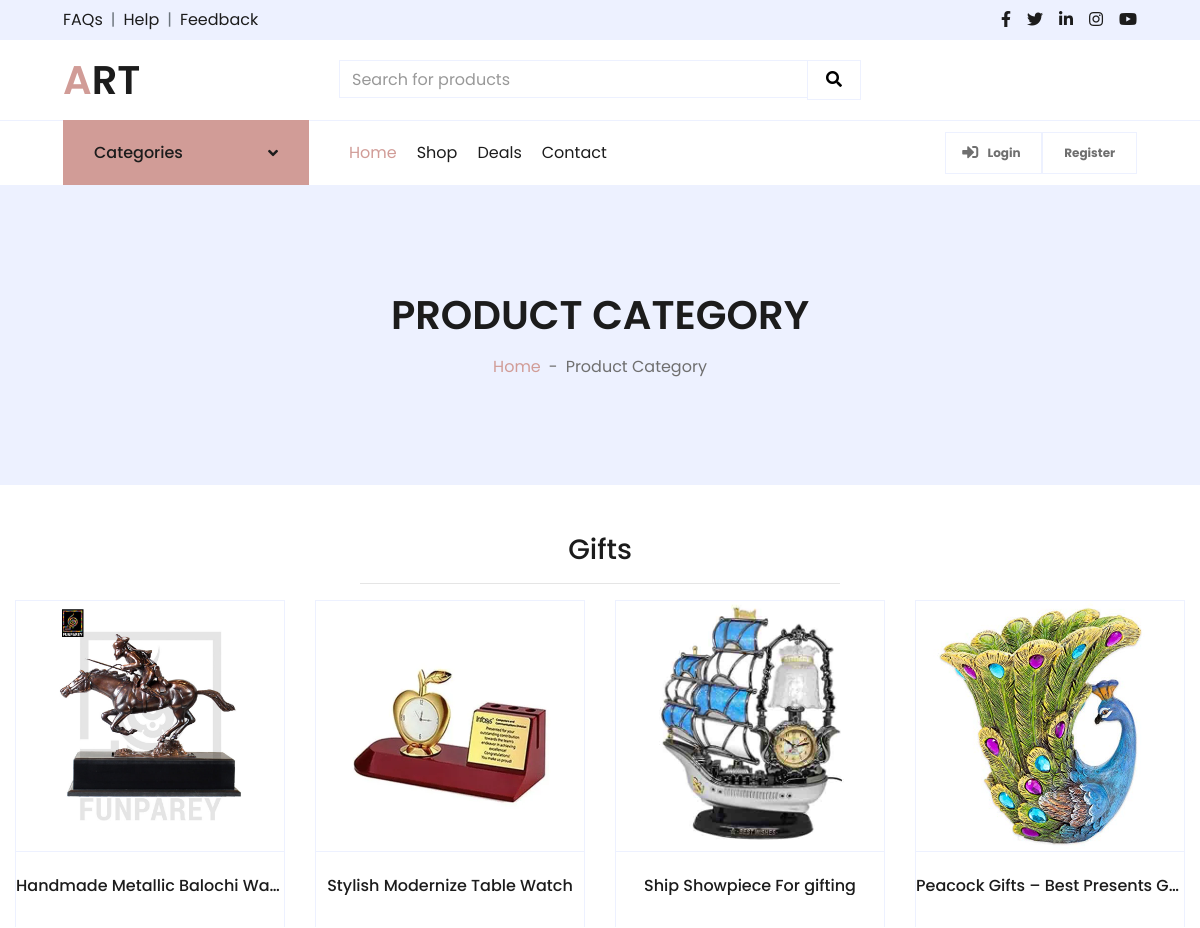
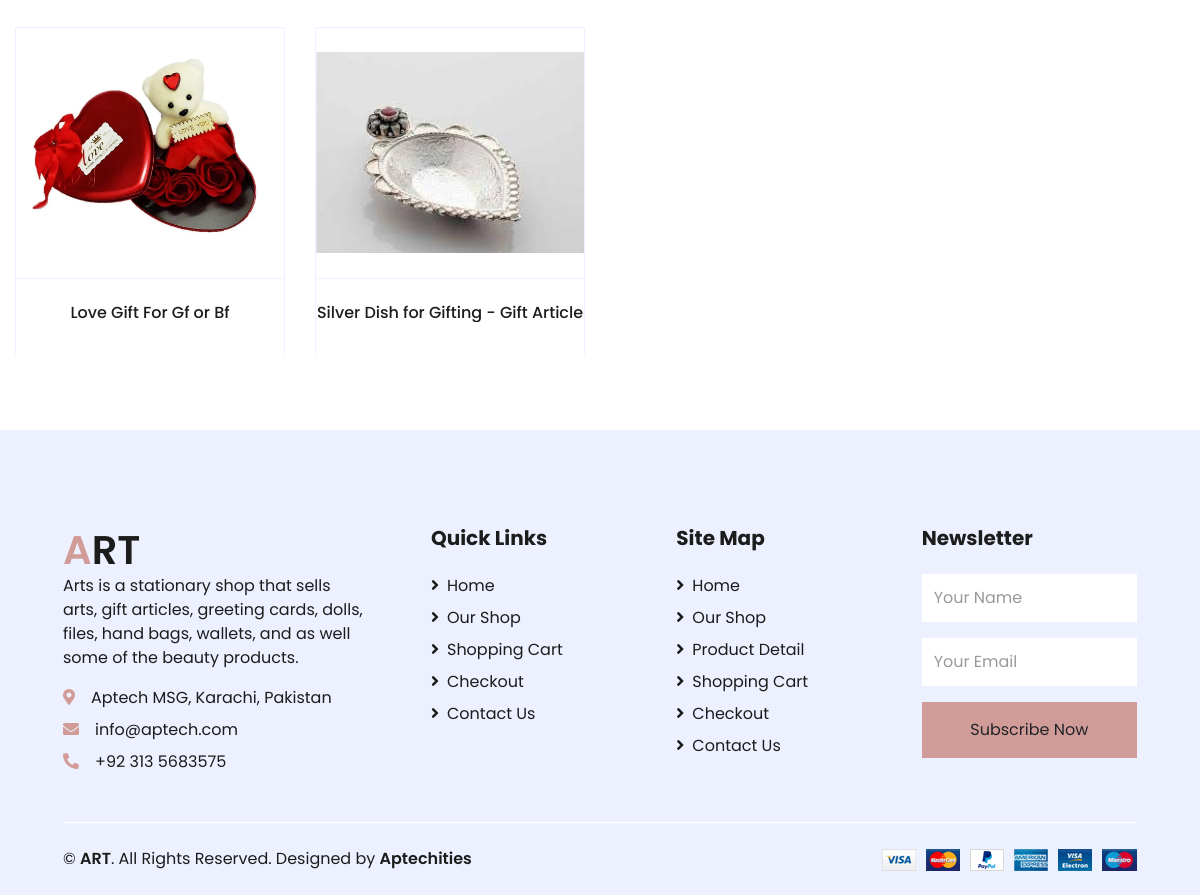
The page /category.php?cid=3 on the database its author committed (2 pictures, top to bottom).
### tables this page shows
CREATE TABLE `category` (
  `id` int(11) NOT NULL,
  `categoryName` varchar(255) DEFAULT NULL,
  `categoryDescription` longtext DEFAULT NULL,
  `productCode` varchar(255) NOT NULL,
  `creationDate` timestamp NOT NULL DEFAULT current_timestamp(),
  `updationDate` varchar(255) DEFAULT NULL
);

CREATE TABLE `products` (
  `id` int(11) NOT NULL,
  `category` int(11) NOT NULL,
  `subCategory` int(11) DEFAULT NULL,
  `productName` varchar(255) DEFAULT NULL,
  `productCompany` varchar(255) DEFAULT NULL,
  `productPrice` int(11) DEFAULT NULL,
  `productPriceBeforeDiscount` int(11) DEFAULT NULL,
  `productDescription` longtext DEFAULT NULL,
  `productImage1` varchar(255) DEFAULT NULL,
  `productImage2` varchar(255) DEFAULT NULL,
  `productImage3` varchar(255) DEFAULT NULL,
  `shippingCharge` int(11) DEFAULT NULL,
  `productAvailability` varchar(255) DEFAULT NULL,
  `postingDate` timestamp NULL DEFAULT current_timestamp(),
  `updationDate` varchar(255) DEFAULT NULL
);

### category.php (the view, shortened to what this page needs)
<?php
include('include/config.php');
$cid = intval($_GET['cid']);
?>
<!DOCTYPE html>
<html lang="en">
<head>
    <link href="https://cdnjs.cloudflare.com/ajax/libs/font-awesome/5.10.0/css/all.min.css" rel="stylesheet">
    <link href="lib/owlcarousel/assets/owl.carousel.min.css" rel="stylesheet">
    <link href="css/style.css" rel="stylesheet">
</head>
<body>
    <?php
    include 'include/top-header.php';
    ?>
    <?php
    include 'include/navbar2.php';
    ?>
    <div class="container-fluid bg-secondary mb-5">
        <div class="d-flex flex-column align-items-center justify-content-center" style="min-height: 300px">
            <h1 class="font-weight-semi-bold text-uppercase mb-3">Product Category</h1>
            <div class="d-inline-flex">
                <p class="m-0"><a href="">Home</a></p>
                <p class="m-0 px-2">-</p>
                <p class="m-0">Product Category</p>
            </div>
        </div>
    </div>
    <?php $sql = mysqli_query($con, "select categoryName  from category where id='$cid'");
    while ($row = mysqli_fetch_array($sql)) {
    ?>
        <div class="text-center">
            <h3><?php echo htmlentities($row['categoryName']); ?></h3>
            <hr style="width: 40%; color: black;">
        </div>
    <?php } ?>
    <div class="container-fluid">
        <div class="row">
            <?php
            $ret = mysqli_query($con, "select * from products where category='$cid'");
            $num = mysqli_num_rows($ret);
            if ($num > 0) {
                while ($row = mysqli_fetch_array($ret)) { ?>
                    <div class="col-lg-3 col-md-6 col-sm-12 pb-1">
                        <div class="card product-item border-0 mb-4">
                            <div class="card-header product-img position-relative overflow-hidden bg-transparent border p-0">
                                <div class="text-center">
                                <a href="product-details.php?pid=<?php echo htmlentities($row['id']); ?>&cid=<?php echo htmlentities($row['category']) ?>" class="cat-img overflow-hidden mb-3">
                                    <img class="img-fluid" src="admin/productimages/<?php echo htmlentities($row['id']); ?>/<?php echo htmlentities($row['productImage1']); ?>" data-echo="admin/productimages/<?php echo htmlentities($row['id']); ?>/<?php echo htmlentities($row['productImage1']); ?>" alt="">
                                </a>
                                </div>
                            </div>
                            <div class="card-body border-left border-right text-center p-0 pt-4 pb-3">
                                <h6 class="text-truncate mb-3"><?php echo htmlentities($row['productName']); ?></h6>
                            </div>
                        </div>
                    </div>
                <?php }
} ?>
<?php
include 'include/footer.php';
?>
</body>
</html>

### rows shown on the page
category: categoryName "Gifts"
products: productImage1 (picture), productName "Handmade Metallic Balochi Wa…"
products: productImage1 (picture), productName "Stylish Modernize Table Watch"
products: productImage1 (picture), productName "Ship Showpiece For gifting"
products: productImage1 (picture), productName "Peacock Gifts – Best Presents G…"
products: productImage1 (picture), productName "Love Gift For Gf or Bf"
products: productImage1 (picture), productName "Silver Dish for Gifting - Gift Article"
